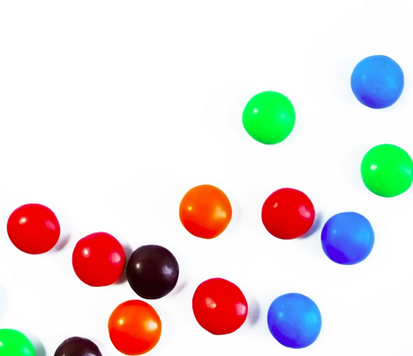
#> input picture images/smarties.png, 413 x 356 px
$ python Morphological_transformations.py
#> lines starting #> are read from the running program, lines starting #| are printed output that depends on the picture; after the words box and inside, x2 and y2 are one past the last pixel; in counts of white or black regions, pixels touching at a corner belong together
import cv2
import matplotlib.pyplot as plt
import numpy as np

img = cv2.imread('./images/smarties.png',cv2.IMREAD_GRAYSCALE)
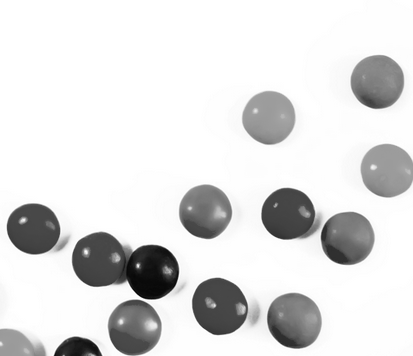
#> img: shape (356, 413); min 4, max 255, mean 222.6
_,mask = cv2.threshold(img,220,255,cv2.THRESH_BINARY_INV)
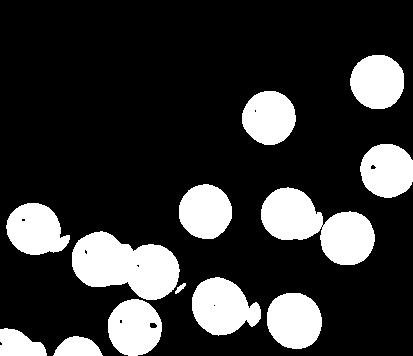
#> mask: shape (356, 413); 20.9% white; 13 white regions, largest, box (x1, y1, x2, y2) and area: (72, 231, 180, 300) 4953, (261, 187, 375, 265) 4823, (192, 277, 261, 336) 2806

kernal = np.ones((5,5),np.uint8)
# dailation
dailation = cv2.dilate(mask,kernal,iterations=2)
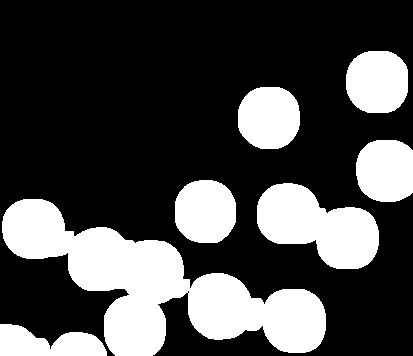
#> dailation: shape (356, 413); 28.7% white; 7 white regions, largest, box (x1, y1, x2, y2) and area: (2, 199, 326, 356) 20478, (257, 183, 379, 269) 6571, (346, 51, 408, 113) 3256

# Erosion: removes pixels from the edges and shrinks the shapes.
erosion = cv2.erode(mask,kernal,iterations=1)
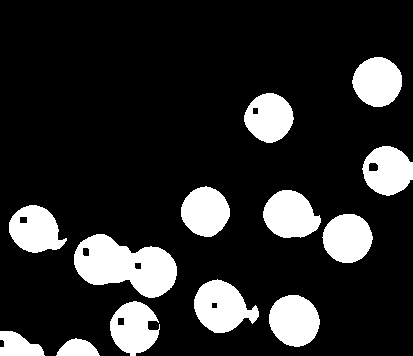
#> erosion: shape (356, 413); 16.9% white; 13 white regions, largest, box (x1, y1, x2, y2) and area: (74, 234, 177, 298) 4143, (194, 279, 259, 333) 2241, (269, 295, 320, 347) 2042

# Opening: Erosion followed by dailation
opening = cv2.morphologyEx(mask,cv2.MORPH_OPEN,kernal)
#> opening: shape (356, 413); 20.8% white; 12 white regions, largest, box (x1, y1, x2, y2) and area: (72, 232, 179, 300) 4947, (261, 188, 375, 265) 4815, (192, 277, 261, 335) 2801

# Closing: dailation follwed by Erosion
closing = cv2.morphologyEx(mask,cv2.MORPH_CLOSE,kernal)
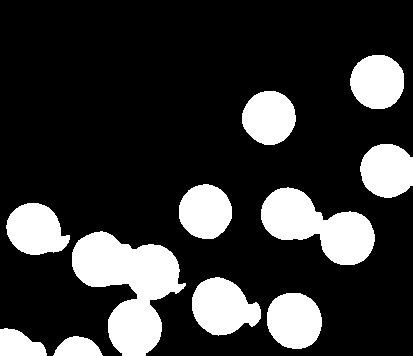
#> closing: shape (356, 413); 21% white; 11 white regions, largest, box (x1, y1, x2, y2) and area: (72, 231, 186, 356) 7529, (261, 187, 375, 265) 4855, (192, 277, 261, 336) 2822

# Morph_Gradient: diff b/w dailation and erosion of an img
MG = cv2.morphologyEx(mask,cv2.MORPH_GRADIENT,kernal)
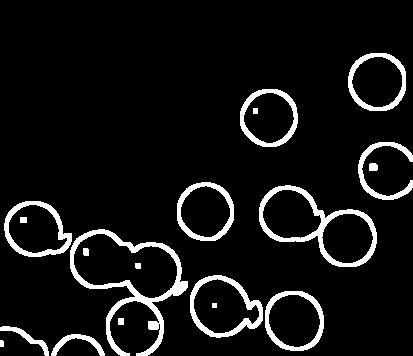
#> MG: shape (356, 413); 7.9% white; 19 white regions, largest, box (x1, y1, x2, y2) and area: (70, 229, 188, 356) 2526, (259, 185, 377, 267) 1752, (190, 275, 263, 338) 1108

# TopHat: diff between img and opening of an img
th = cv2.morphologyEx(mask,cv2.MORPH_TOPHAT,kernal)
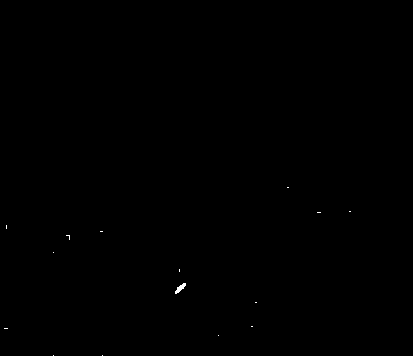
#> th: shape (356, 413); 0.06% white; 15 white regions (14 under 20 px), largest, box (x1, y1, x2, y2) and area: (175, 283, 186, 294) 54

titles = ['image','mask','dailation','erosin','opening','closing','Morph_Gradient','TopHat']
images = [img,mask,dailation,erosion,opening,closing,MG,th]

for i in range(8):
    plt.subplot(2,4,i+1),plt.imshow(images[i],cmap='gray')
    plt.title(titles[i])
    plt.xticks([]),plt.yticks([])
plt.show()
